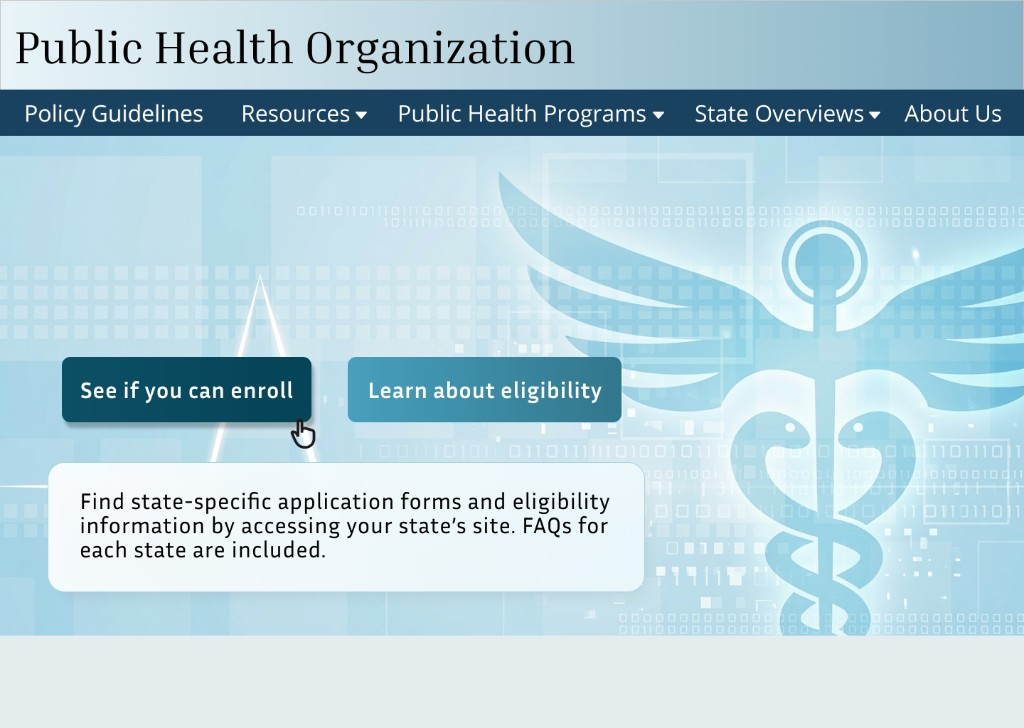
#> input picture assets/images/healthcare-consulting/After-without-callouts.png, 1024 x 728 px
$ python generate-hc-display-images.py
#> lines starting #> are read from the running program, lines starting #| are printed output that depends on the picture
"""Generate display-sized variants for healthcare consulting case study screenshots."""
from __future__ import annotations

import pathlib
from PIL import Image

ROOT = pathlib.Path(__file__).resolve().parents[1]
IMG = ROOT / "assets" / "images" / "healthcare-consulting"

DISPLAY_WIDTHS = (720, 1440)
CARD_WIDTHS = (720, 1440)


def save_png(img: Image.Image, path: pathlib.Path) -> None:
    path.parent.mkdir(parents=True, exist_ok=True)
    img.save(path, format="PNG", optimize=True, compress_level=3)


def resize_to_width(img: Image.Image, width: int) -> Image.Image:
    w, h = img.size
    if w == width:
        return img.copy()
    height = round(h * (width / w))
    return img.resize((width, height), Image.Resampling.LANCZOS)


def make_variants(
    source: pathlib.Path,
    widths: tuple[int, ...],
    suffix: str,
    out_dir: pathlib.Path | None = None,
) -> list[pathlib.Path]:
    out_dir = out_dir or source.parent
    stem = source.stem
    img = Image.open(source).convert("RGB")
    written: list[pathlib.Path] = []
    for width in widths:
        out = out_dir / f"{stem}-{suffix}-{width}.png"
        save_png(resize_to_width(img, width), out)
        written.append(out)
        print(f"  {out.relative_to(ROOT)} ({width}px wide)")
    return written


def upscale_master(source: pathlib.Path, target_width: int = 2880) -> pathlib.Path:
    img = Image.open(source).convert("RGB")
    w, h = img.size
    if w >= target_width:
        return source
    out = source.with_name(f"{source.stem}-{target_width}.png")
    save_png(resize_to_width(img, target_width), out)
    print(f"  upscaled {out.relative_to(ROOT)}")
    return out


def main() -> None:
    print("Upscaling clean CTA mockup for sharper retina display…")
    clean_master = upscale_master(IMG / "After-without-callouts.png")
#> in upscale_master, img is the input picture: PIL image 1024x728 RGB; mean R, G, B 180.6, 209.4, 220.3

    display_sources = [
        IMG / "Before.png",
        IMG / "After.png",
        IMG / "Before-mega-menu.png",
        IMG / "After-mega-menu.png",
        IMG / "Pagination-before.png",
        IMG / "Pagination-after.png",
        clean_master,
    ]

    print("\nDesign-direction display variants…")
    for source in display_sources:
        print(source.name)
        make_variants(source, DISPLAY_WIDTHS, "display")
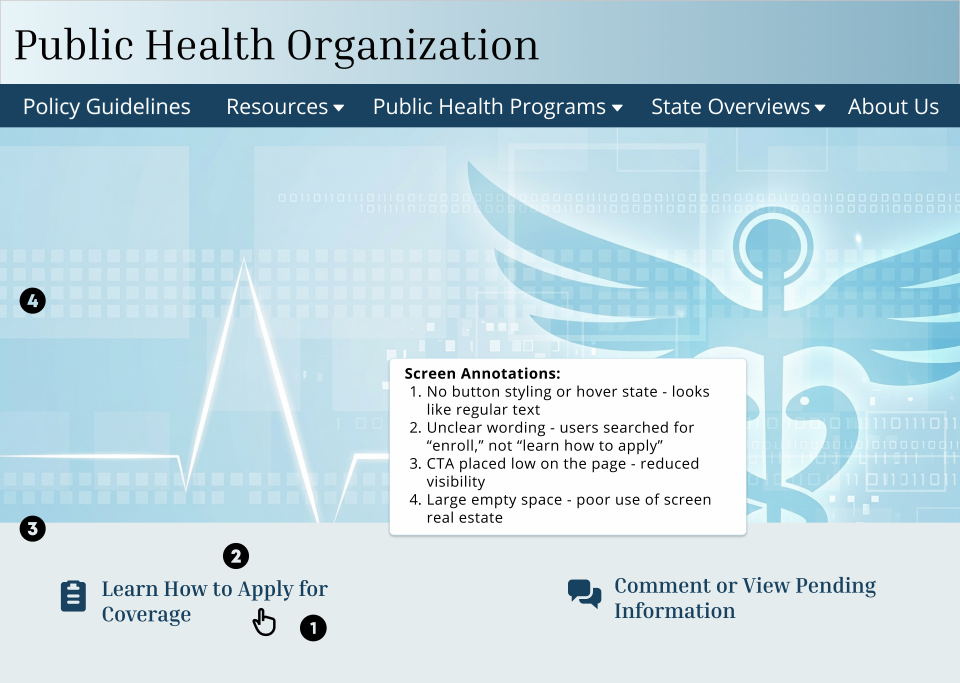
#> input picture assets/images/healthcare-consulting/Before.png, 2880 x 2048 px (shown at 1/3 size)
#> the loop in make_variants, `for width in widths:` made 2 passes
#> pass 1, in save_png (call 2), `img.save(path, format="PNG", optimize=True, compress_level=3)`:
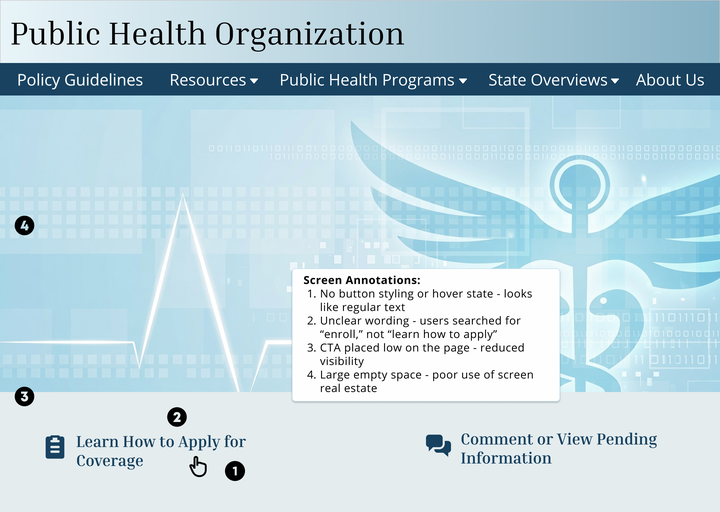
#> saved as Before-display-720.png: PIL image 720x512 RGB; mean R, G, B 189.3, 213.7, 223.2
#> after the loop in make_variants, `for width in widths:`: written = 2 items
#> pass 2 of the loop in main, `for source in display_sources:`:
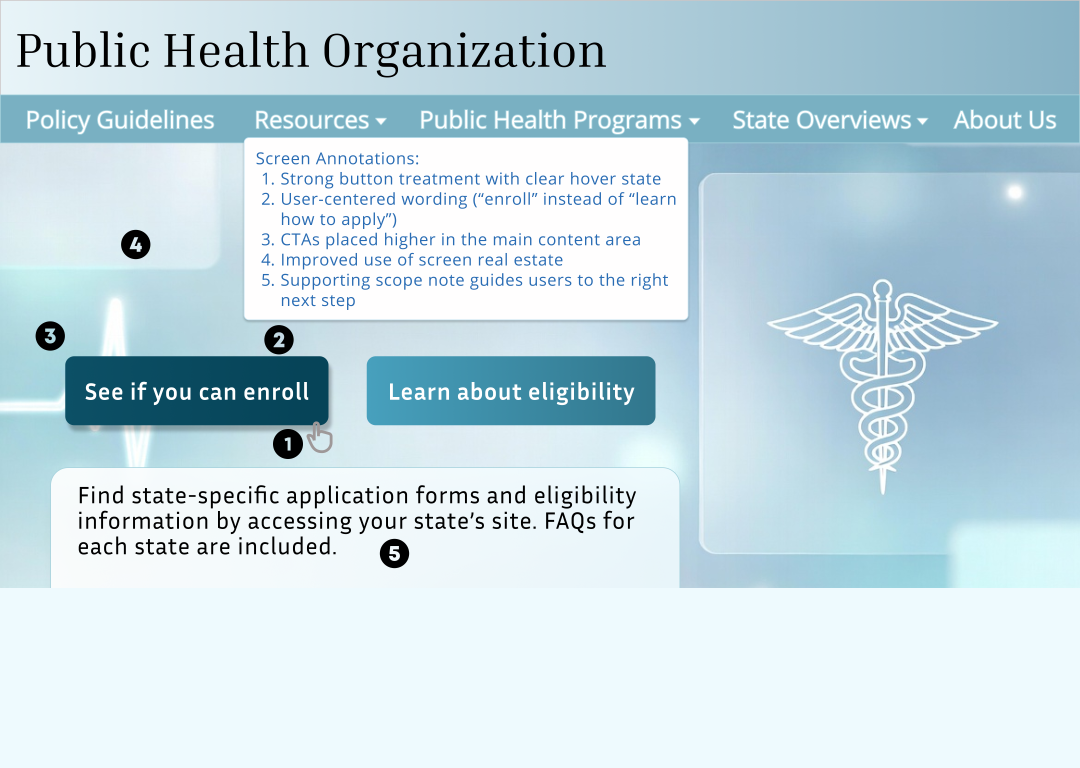
#> input picture assets/images/healthcare-consulting/After.png, 4320 x 3072 px (shown at 1/4 size)
#> img: PIL image 4320x3072 RGB
#> the loop in make_variants (call 2), `for width in widths:` made 2 passes
#|   assets/images/healthcare-consulting/After-display-720.png (720px wide)
#|   assets/images/healthcare-consulting/After-display-1440.png (1440px wide)
#> pass 1, in save_png (call 4), `img.save(path, format="PNG", optimize=True, compress_level=3)`:
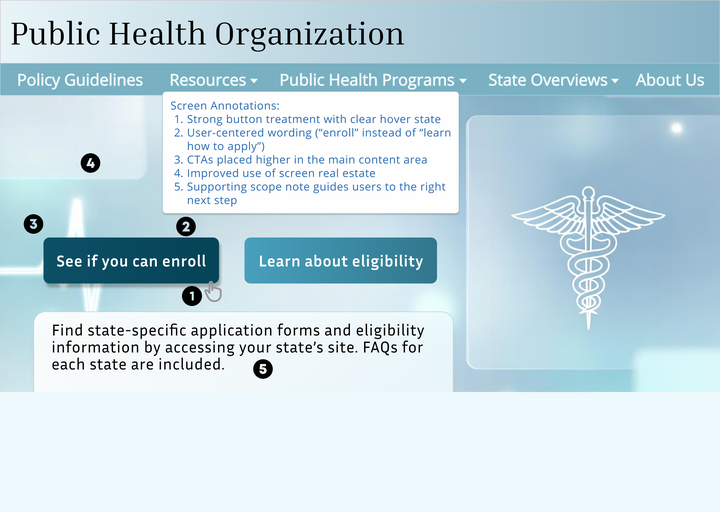
#> saved as After-display-720.png: PIL image 720x512 RGB; mean R, G, B 194.8, 217.8, 227.1
#> pass 3 of the loop in main, `for source in display_sources:`:
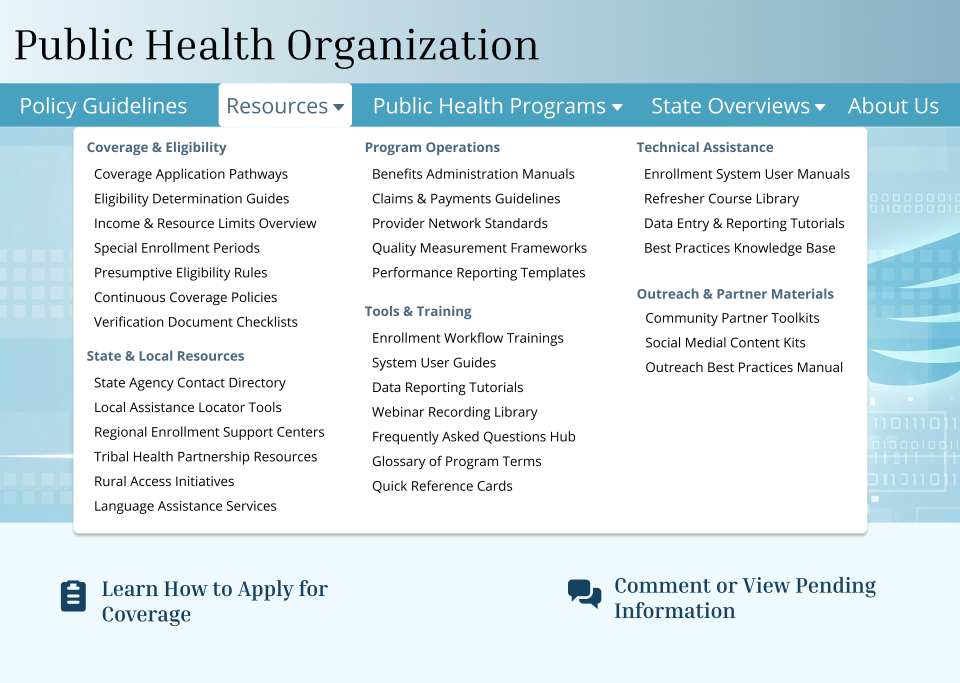
#> input picture assets/images/healthcare-consulting/Before-mega-menu.png, 2880 x 2048 px (shown at 1/3 size)
#> img: PIL image 2880x2048 RGB
#> the loop in make_variants (call 3), `for width in widths:` made 2 passes
#|   assets/images/healthcare-consulting/Before-mega-menu-display-720.png (720px wide)
#|   assets/images/healthcare-consulting/Before-mega-menu-display-1440.png (1440px wide)
#> pass 1, in save_png (call 6), `img.save(path, format="PNG", optimize=True, compress_level=3)`:
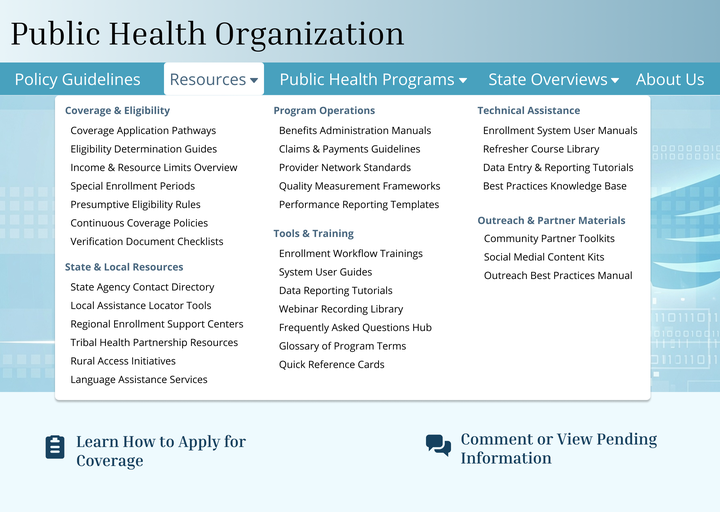
#> saved as Before-mega-menu-display-720.png: PIL image 720x512 RGB; mean R, G, B 215, 230, 235.5
#> the loop made 6 passes; the first 3 are shown

    overview_sources = [
        (IMG / "Before-mega-menu.png", CARD_WIDTHS),
        (clean_master, CARD_WIDTHS),
    ]

    print("\nOverview card variants…")
    for source, widths in overview_sources:
        print(source.name)
        out_dir = source.parent / "overview-cards"
        make_variants(source, widths, "card", out_dir=out_dir)

    # Keep prototype nav cards in sync if only full-size exists
    proto = IMG / "prototype-nav" / "Progressive-disclosure-get-coverage-nav.png"
    if proto.exists():
        print("\nPrototype nav card variants…")
        make_variants(proto, CARD_WIDTHS, "card", out_dir=proto.parent)

    print("\nDone.")


if __name__ == "__main__":
#> (the run stopped early here; a loop or call above may not have finished)
